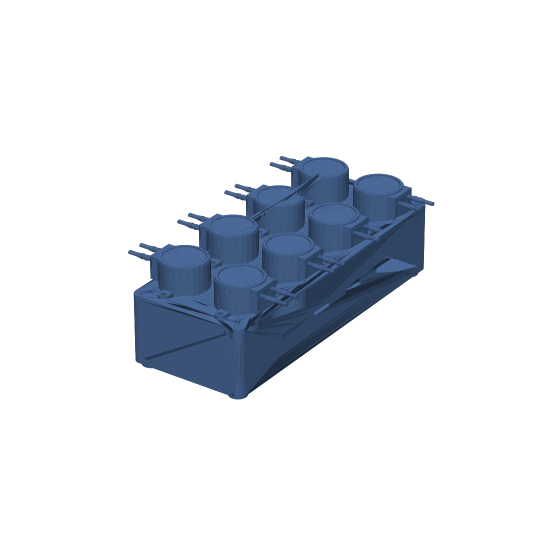
#> input picture blueprints/opposite_pumps_95mm_3d_preview.png, 1105 x 1105 px, found by its file name (shown at 1/2 size)
$ python generate_cad_drawing_95mm.py
#> lines starting #> are read from the running program, lines starting #| are printed output that depends on the picture
#!/usr/bin/env python3
"""
Generate Standard CAD Engineering Blueprint for:
8-Channel Peristaltic Pump Station (9.5cm Width / Opposite Mounting Design)
"""

import matplotlib
matplotlib.use('Agg')
import matplotlib.pyplot as plt
import matplotlib.patches as patches
from matplotlib.patches import FancyBboxPatch, Rectangle, Circle, Polygon
from PIL import Image
import numpy as np

# Set Chinese font
plt.rcParams['font.sans-serif'] = ['Arial Unicode MS', 'Hiragino Sans GB', 'Heiti TC', 'sans-serif']
plt.rcParams['axes.unicode_minus'] = False

C_BG = '#FBFDFF'        # Blueprint off-white
C_FRAME = '#1E3A8A'     # Engineering blue
C_OUTLINE = '#0F172A'   # Main object outline
C_HIDDEN = '#64748B'    # Hidden lines
C_CENTER = '#DC2626'    # Centerlines
C_DIM = '#1D4ED8'       # Dimension lines & text
C_TEXT = '#0F172A'      # Annotation text
C_PUMP_EDGE = '#1E293B' # Pump edge

def draw_cad_sheet_95mm():
    fig = plt.figure(figsize=(24, 16), dpi=160)
    fig.patch.set_facecolor(C_BG)
    ax = fig.add_axes([0, 0, 1, 1])
    ax.set_facecolor(C_BG)
    ax.set_xlim(0, 1200)
    ax.set_ylim(0, 800)
    ax.axis('off')

    # 1. Border
    ax.add_patch(Rectangle((15, 15), 1170, 770, fill=False, edgecolor=C_FRAME, linewidth=2.5))
    ax.add_patch(Rectangle((25, 25), 1150, 750, fill=False, edgecolor=C_FRAME, linewidth=1.2))

    # Grid marks
    for i, x in enumerate(range(120, 1150, 190), start=1):
        ax.text(x, 20, str(i), fontsize=8.5, ha='center', va='center', color=C_FRAME, fontweight='bold')
        ax.text(x, 770, str(i), fontsize=8.5, ha='center', va='center', color=C_FRAME, fontweight='bold')
    for i, y in enumerate(range(100, 750, 140), start=1):
        c = chr(64 + i)
        ax.text(20, y, c, fontsize=8.5, ha='center', va='center', color=C_FRAME, fontweight='bold')
        ax.text(1170, y, c, fontsize=8.5, ha='center', va='center', color=C_FRAME, fontweight='bold')

    def draw_dim_h(x1, x2, y_ref, offset, text):
        y_dim = y_ref + offset
        ax.plot([x1, x1], [y_ref, y_dim + (3 if offset>0 else -3)], color=C_DIM, lw=0.7)
        ax.plot([x2, x2], [y_ref, y_dim + (3 if offset>0 else -3)], color=C_DIM, lw=0.7)
        ax.annotate('', xy=(x1, y_dim), xytext=(x2, y_dim),
                    arrowprops=dict(arrowstyle='<->', color=C_DIM, lw=0.9, shrinkA=0, shrinkB=0))
        ty = y_dim + (4 if offset > 0 else -5)
        ax.text((x1 + x2)/2, ty, text, fontsize=7.5, ha='center',
                va='bottom' if offset>0 else 'top', color=C_DIM, fontweight='bold',
                bbox=dict(boxstyle='square,pad=0.15', facecolor=C_BG, edgecolor='none'))

    def draw_dim_v(y1, y2, x_ref, offset, text):
        x_dim = x_ref + offset
        ax.plot([x_ref, x_dim + (3 if offset>0 else -3)], [y1, y1], color=C_DIM, lw=0.7)
        ax.plot([x_ref, x_dim + (3 if offset>0 else -3)], [y2, y2], color=C_DIM, lw=0.7)
        ax.annotate('', xy=(x_dim, y1), xytext=(x_dim, y2),
                    arrowprops=dict(arrowstyle='<->', color=C_DIM, lw=0.9, shrinkA=0, shrinkB=0))
        tx = x_dim + (4 if offset > 0 else -4)
        ax.text(tx, (y1 + y2)/2, text, fontsize=7.5, ha='left' if offset>0 else 'right',
                va='center', color=C_DIM, fontweight='bold', rotation=90,
                bbox=dict(boxstyle='square,pad=0.15', facecolor=C_BG, edgecolor='none'))

    # =========================================================================
    # VIEW 1: 主视图 (FRONT VIEW) - Center (200, 480)
    # Scale: 1mm = 1.3 units. Panel W=95mm -> 123.5u, H=240mm -> 312u
    # =========================================================================
    S = 1.25
    fx0, fy0 = 200, 480
    pw, ph = 95.0 * S, 240.0 * S # 118.75, 300.0
    pl, pb = fx0 - pw/2, fy0 - ph/2

    ax.text(fx0, fy0 + ph/2 + 55, "正视图 (主视图 / FRONT ELEVATION)", fontsize=11, fontweight='bold', ha='center', color=C_FRAME)
    ax.text(fx0, fy0 + ph/2 + 40, "★ 板宽约束: 95.0 mm (9.5 cm) | 整机极限 ≤ 250×250 mm ★", fontsize=8.5, ha='center', color='#DC2626', fontweight='bold')

    # Panel Body (R6)
    panel_box = FancyBboxPatch((pl, pb), pw, ph, boxstyle=f"round,pad=0,rounding_size={6*S}",
                               facecolor='#F8FAFC', edgecolor=C_OUTLINE, linewidth=1.8)
    ax.add_patch(panel_box)

    # Center dividing zone guide lines
    mid_gap = 11.5 * S
    ax.plot([fx0 - mid_gap/2, fx0 - mid_gap/2], [pb + 10, pb + ph - 10], color='#94A3B8', lw=0.8, ls='--')
    ax.plot([fx0 + mid_gap/2, fx0 + mid_gap/2], [pb + 10, pb + ph - 10], color='#94A3B8', lw=0.8, ls='--')
    ax.text(fx0, fy0, "中间区域\n(11.5mm)", fontsize=6.8, ha='center', va='center', color='#64748B', fontweight='bold')

    # 4 Corner Mounting Screws
    cx_off, cy_off = 38.0 * S, 110.0 * S
    for cx in [fx0 - cx_off, fx0 + cx_off]:
        for cy in [fy0 - cy_off, fy0 + cy_off]:
            ax.add_patch(Circle((cx, cy), 1.7 * S, facecolor='white', edgecolor=C_OUTLINE, lw=0.8))
            ax.plot([cx - 2.5*S, cx + 2.5*S], [cy, cy], color=C_CENTER, lw=0.5)
            ax.plot([cx, cx], [cy - 2.5*S, cy + 2.5*S], color=C_CENTER, lw=0.5)

    # 8 Pumps: 4 on Left (pointing Left <-), 4 on Right (pointing Right ->)
    pump_ys = [-87.0, -29.0, 29.0, 87.0]
    xl = fx0 - 24.5 * S
    xr = fx0 + 24.5 * S
    r_body = 18.75 * S
    r_ear = 4.0 * S

    for py_val in pump_ys:
        py = fy0 + py_val * S

        # LEFT PUMP: Center at (xl, py), Nozzles point Left (<-)
        # 1. Ears along Y at py +- 24.25*S
        ax.add_patch(Circle((xl, py + 24.25*S), r_ear, facecolor='#E2E8F0', edgecolor=C_PUMP_EDGE, lw=0.8))
        ax.add_patch(Circle((xl, py - 24.25*S), r_ear, facecolor='#E2E8F0', edgecolor=C_PUMP_EDGE, lw=0.8))
        ax.add_patch(Rectangle((xl - r_ear, py - 24.25*S), 2*r_ear, 48.5*S, facecolor='#E2E8F0', edgecolor='none'))
        ax.add_patch(Circle((xl, py + 24.25*S), 1.6*S, facecolor='white', edgecolor=C_PUMP_EDGE, lw=0.6))
        ax.add_patch(Circle((xl, py - 24.25*S), 1.6*S, facecolor='white', edgecolor=C_PUMP_EDGE, lw=0.6))
        # 2. Main Body
        ax.add_patch(Circle((xl, py), r_body, facecolor='#334155', edgecolor=C_PUMP_EDGE, lw=1.2))
        ax.add_patch(Circle((xl, py), 15.5*S, facecolor='#1E293B', edgecolor='#0F172A', lw=0.8))
        ax.text(xl, py, "KEF", color='#94A3B8', fontsize=5.5, ha='center', va='center', fontweight='bold')
        # 3. Barbed Nozzles pointing LEFT (<-)
        for ny_off in [-6.5*S, 6.5*S]:
            ny = py + ny_off
            ax.add_patch(Rectangle((xl - 40*S, ny - 2.0*S), 22*S, 4.0*S, facecolor='#94A3B8', edgecolor=C_PUMP_EDGE, lw=0.7))
            # Barbs
            ax.add_patch(Polygon([[xl - 28*S, ny + 2.8*S], [xl - 31*S, ny + 2.8*S], [xl - 33*S, ny + 2.0*S],
                                  [xl - 33*S, ny - 2.0*S], [xl - 31*S, ny - 2.8*S], [xl - 28*S, ny - 2.8*S]],
                                 closed=True, facecolor='#64748B', edgecolor=C_PUMP_EDGE, lw=0.6))
            ax.add_patch(Polygon([[xl - 34*S, ny + 2.8*S], [xl - 37*S, ny + 2.8*S], [xl - 39*S, ny + 2.0*S],
                                  [xl - 39*S, ny - 2.0*S], [xl - 37*S, ny - 2.8*S], [xl - 34*S, ny - 2.8*S]],
                                 closed=True, facecolor='#64748B', edgecolor=C_PUMP_EDGE, lw=0.6))

        # RIGHT PUMP: Center at (xr, py), Nozzles point Right (->)
        # 1. Ears along Y at py +- 24.25*S
        ax.add_patch(Circle((xr, py + 24.25*S), r_ear, facecolor='#E2E8F0', edgecolor=C_PUMP_EDGE, lw=0.8))
        ax.add_patch(Circle((xr, py - 24.25*S), r_ear, facecolor='#E2E8F0', edgecolor=C_PUMP_EDGE, lw=0.8))
        ax.add_patch(Rectangle((xr - r_ear, py - 24.25*S), 2*r_ear, 48.5*S, facecolor='#E2E8F0', edgecolor='none'))
        ax.add_patch(Circle((xr, py + 24.25*S), 1.6*S, facecolor='white', edgecolor=C_PUMP_EDGE, lw=0.6))
        ax.add_patch(Circle((xr, py - 24.25*S), 1.6*S, facecolor='white', edgecolor=C_PUMP_EDGE, lw=0.6))
        # 2. Main Body
        ax.add_patch(Circle((xr, py), r_body, facecolor='#334155', edgecolor=C_PUMP_EDGE, lw=1.2))
        ax.add_patch(Circle((xr, py), 15.5*S, facecolor='#1E293B', edgecolor='#0F172A', lw=0.8))
        ax.text(xr, py, "KEF", color='#94A3B8', fontsize=5.5, ha='center', va='center', fontweight='bold')
        # 3. Barbed Nozzles pointing RIGHT (->)
        for ny_off in [-6.5*S, 6.5*S]:
            ny = py + ny_off
            ax.add_patch(Rectangle((xr + 18*S, ny - 2.0*S), 22*S, 4.0*S, facecolor='#94A3B8', edgecolor=C_PUMP_EDGE, lw=0.7))
            # Barbs
            ax.add_patch(Polygon([[xr + 28*S, ny + 2.8*S], [xr + 31*S, ny + 2.8*S], [xr + 33*S, ny + 2.0*S],
                                  [xr + 33*S, ny - 2.0*S], [xr + 31*S, ny - 2.8*S], [xr + 28*S, ny - 2.8*S]],
                                 closed=True, facecolor='#64748B', edgecolor=C_PUMP_EDGE, lw=0.6))
            ax.add_patch(Polygon([[xr + 34*S, ny + 2.8*S], [xr + 37*S, ny + 2.8*S], [xr + 39*S, ny + 2.0*S],
                                  [xr + 39*S, ny - 2.0*S], [xr + 37*S, ny - 2.8*S], [xr + 34*S, ny - 2.8*S]],
                                 closed=True, facecolor='#64748B', edgecolor=C_PUMP_EDGE, lw=0.6))

    # Flow direction callout banners
    ax.annotate('前侧出泵方向 (← 4个泵)', xy=(xl - 42*S, fy0), xytext=(xl - 65*S, fy0),
                arrowprops=dict(facecolor='#2563EB', edgecolor='none', width=2.5, headwidth=7),
                fontsize=8.5, fontweight='bold', color='#1E40AF', ha='right', va='center',
                bbox=dict(boxstyle='round,pad=0.3', facecolor='#EFF6FF', edgecolor='#3B82F6', lw=1.0))
    ax.annotate('后侧出泵方向 (4个泵 →)', xy=(xr + 42*S, fy0), xytext=(xr + 65*S, fy0),
                arrowprops=dict(facecolor='#2563EB', edgecolor='none', width=2.5, headwidth=7),
                fontsize=8.5, fontweight='bold', color='#1E40AF', ha='left', va='center',
                bbox=dict(boxstyle='round,pad=0.3', facecolor='#EFF6FF', edgecolor='#3B82F6', lw=1.0))

    # Front View Dimensions
    draw_dim_h(pl, pl + pw, pb + ph, 20, "板宽 95.0 mm (9.5 cm)")
    draw_dim_h(xl, xr, pb + ph, 8, "两列中心距 49.0")
    draw_dim_h(xl - 43.6*S, xr + 43.6*S, pb, -22, "出水嘴总跨距 136.2 mm")
    draw_dim_v(pb, pb + ph, pl, -22, "板长/总高 240.0 mm (24.0 cm ≤25cm)")
    draw_dim_v(fy0 + pump_ys[0]*S, fy0 + pump_ys[1]*S, pl + pw, 18, "坚向排距 58.0")
    draw_dim_v(fy0 + pump_ys[0]*S, fy0 + pump_ys[3]*S, pl + pw, 32, "4泵总跨距 174.0")

    # =========================================================================
    # VIEW 2: 俯视图 (TOP VIEW / 顶面投影) - Center (200, 160)
    # Scale: S = 1.25. W=95mm, Depth=72mm (with pump head protrude 29.5mm)
    # =========================================================================
    tx0, ty0 = 200, 170
    cd = 72.0 * S
    p_head = 29.5 * S

    ax.text(tx0, ty0 + cd/2 + 35, "俯视图 (顶面投影 / TOP VIEW)", fontsize=10.5, fontweight='bold', ha='center', color=C_FRAME)
    ax.text(tx0, ty0 + cd/2 + 23, "展示95mm机身、左右对称反向出水嘴与后部电控仓", fontsize=7.5, ha='center', color='#475569')

    # Chassis Box Outline
    ax.add_patch(Rectangle((tx0 - pw/2, ty0 - cd/2), pw, cd, facecolor='#F8FAFC', edgecolor=C_OUTLINE, lw=1.5))
    # Panel Front Surface (at bottom Y = ty0 - cd/2)
    ax.add_patch(Rectangle((tx0 - pw/2, ty0 - cd/2), pw, 4*S, facecolor='#CBD5E1', edgecolor=C_OUTLINE, lw=1.0))

    # Top pumps protruding forward
    # Left pump: body at (tx0 - 24.5*S), nozzle pointing LEFT (<-)
    ax.add_patch(Rectangle((tx0 - 24.5*S - r_body, ty0 - cd/2 - p_head), 2*r_body, p_head, facecolor='#334155', edgecolor=C_OUTLINE, lw=1.0))
    ax.add_patch(Rectangle((tx0 - 24.5*S - 40*S, ty0 - cd/2 - p_head + 8*S), 25*S, 4*S, facecolor='#94A3B8', edgecolor=C_OUTLINE, lw=0.7))
    # Right pump: body at (tx0 + 24.5*S), nozzle pointing RIGHT (->)
    ax.add_patch(Rectangle((tx0 + 24.5*S - r_body, ty0 - cd/2 - p_head), 2*r_body, p_head, facecolor='#334155', edgecolor=C_OUTLINE, lw=1.0))
    ax.add_patch(Rectangle((tx0 + 24.5*S + 15*S, ty0 - cd/2 - p_head + 8*S), 25*S, 4*S, facecolor='#94A3B8', edgecolor=C_OUTLINE, lw=0.7))

    # Internal motors hidden outlines (dashed)
    ax.add_patch(Rectangle((tx0 - 24.5*S - 13.75*S, ty0 - cd/2 + 4*S), 27.5*S, 52.5*S, fill=False, edgecolor=C_HIDDEN, lw=0.8, ls='--'))
    ax.add_patch(Rectangle((tx0 + 24.5*S - 13.75*S, ty0 - cd/2 + 4*S), 27.5*S, 52.5*S, fill=False, edgecolor=C_HIDDEN, lw=0.8, ls='--'))
    ax.text(tx0 - 24.5*S, ty0, "左列电机\n(Φ27.5)", fontsize=6.0, ha='center', va='center', color=C_HIDDEN)
    ax.text(tx0 + 24.5*S, ty0, "右列电机\n(Φ27.5)", fontsize=6.0, ha='center', va='center', color=C_HIDDEN)

    draw_dim_h(tx0 - pw/2, tx0 + pw/2, ty0 + cd/2, 12, "机壳宽度 95.0 mm")
    draw_dim_v(ty0 - cd/2, ty0 + cd/2, tx0 + pw/2, 14, "底座深度 72.0")
    draw_dim_v(ty0 - cd/2 - p_head, ty0 + cd/2, tx0 + pw/2, 30, "整机总深 101.5 mm")

    # =========================================================================
    # VIEW 3: 右侧视图 (RIGHT ELEVATION) - Center (490, 480)
    # =========================================================================
    sx0, sy0 = 490, 480
    ax.text(sx0, sy0 + ph/2 + 55, "右侧视图 (侧面投影 / RIGHT ELEVATION)", fontsize=11, fontweight='bold', ha='center', color=C_FRAME)
    ax.text(sx0, sy0 + ph/2 + 40, "左右对称通风百叶、外露凸出泵头与底部支撑脚", fontsize=7.5, ha='center', color='#475569')

    # Chassis Side Box
    ax.add_patch(Rectangle((sx0 - cd/2, sy0 - ph/2), cd, ph, facecolor='#F8FAFC', edgecolor=C_OUTLINE, lw=1.8))
    # Front panel plate (left edge of side view)
    ax.add_patch(Rectangle((sx0 - cd/2 - 4*S, sy0 - ph/2), 4*S, ph, facecolor='#CBD5E1', edgecolor=C_OUTLINE, lw=1.0))

    # 4 Pump heads sticking out to the left
    for py_val in pump_ys:
        py = sy0 + py_val * S
        # Pump body side
        ax.add_patch(Rectangle((sx0 - cd/2 - 4*S - 25.5*S, py - r_body), 25.5*S, 2*r_body, facecolor='#334155', edgecolor=C_OUTLINE, lw=1.0))
        # Nozzle pointing toward viewer / side
        ax.add_patch(Rectangle((sx0 - cd/2 - 4*S - 18*S, py - 4*S), 6*S, 8*S, facecolor='#94A3B8', edgecolor=C_OUTLINE, lw=0.8))

    # Ventilation slots on side
    for vy_val in [-60.0, -20.0, 20.0, 60.0]:
        vy = sy0 + vy_val * S
        ax.add_patch(Rectangle((sx0 - 10*S, vy - 2*S), 20*S, 4*S, facecolor='#64748B', edgecolor=C_OUTLINE, lw=0.6))

    # Bottom foot pads (on the back wall / right edge)
    ax.add_patch(Rectangle((sx0 + cd/2, sy0 - cy_off - 5*S), 5*S, 10*S, facecolor='#475569', edgecolor=C_OUTLINE, lw=0.8))
    ax.add_patch(Rectangle((sx0 + cd/2, sy0 + cy_off - 5*S), 5*S, 10*S, facecolor='#475569', edgecolor=C_OUTLINE, lw=0.8))

    draw_dim_h(sx0 - cd/2, sx0 + cd/2, sy0 + ph/2, 12, "底座深 72.0")
    draw_dim_h(sx0 - cd/2 - 29.5*S, sx0 + cd/2, sy0 - ph/2, -18, "含泵头总深 101.5 mm")
    draw_dim_v(sy0 - ph/2, sy0 + ph/2, sx0 + cd/2, 18, "高度 240.0 mm (24.0 cm)")

    # =========================================================================
    # VIEW 4: 三维轴测效果参考 (3D ISOMETRIC CAD EMBED) - Center (850, 560)
    # =========================================================================
    ax.text(850, 755, "三维真实装配实体渲染 (3D ISOMETRIC PREVIEW)", fontsize=11, fontweight='bold', ha='center', color=C_FRAME)
    ax.text(850, 740, "Shapr3D 原生实体模型 / 左右反向出水嘴 / 9.5cm极限板宽", fontsize=8.0, ha='center', color='#475569')

    # Load 3D preview render image
    preview_img_path = '/Users/zhangshuxuan/.gemini/antigravity/brain/e8596c9b-d519-4152-9e68-1b3c4d386a89/opposite_pumps_95mm_3d_preview.png'
    try:
        img = Image.open(preview_img_path)
#> img is the input picture: PIL image 1105x1105 RGBA; mean R, G, B, A 226.1, 229.6, 234.8, 255
        # Position image in [620, 390, 460, 340]
        ax.imshow(img, extent=[630, 1070, 400, 730], aspect='auto', zorder=5)
        ax.add_patch(Rectangle((630, 400), 440, 330, fill=False, edgecolor='#CBD5E1', lw=1.2, zorder=6))
    except Exception as e:
        ax.text(850, 560, f"3D 预览图载入: {e}", ha='center', va='center')

    # =========================================================================
    # SECTION 5: 尺寸参数核验与方案判定表 - Box (630, 170) to (1140, 370)
    # =========================================================================
    ax.text(885, 375, "★ 9.5cm 板宽与 ≤25×25cm 极限制约核验表 ★", fontsize=10.5, fontweight='bold', ha='center', color='#DC2626')

    # Table layout
    cols = [630, 750, 855, 960, 1140]
    headers = ["部件 / 检验项目", "设计实测尺寸 (mm)", "约束指标判定", "工程配合与结构说明"]
    rows = [
        ["前面板宽度 (Panel W)", "95.0 mm (9.50 cm)", "✓ 严格达标 (9.5cm)", "完全吻合用户指定 9.5cm 板宽要求"],
        ["整机外形总高 (Height)", "240.0 mm (24.00 cm)", "✓ 合格 (≤ 25.0 cm)", "坚向 4 泵紧凑列距 58mm，富余 10mm"],
        ["整机机箱深度 (Depth)", "72.0 mm (含泵头 101.5)", "✓ 合格 (≤ 25.0 cm)", "电机深52.5mm + 后腔布线裕量12.5mm"],
        ["左侧4泵出水方向", "朝向左侧/前侧外部 (←)", "✓ 严格达标", "倒角防折弯出管，外凸直接对接软管"],
        ["右侧4泵出水方向", "朝向右侧/后侧外部 (→)", "✓ 严格达标", "两组出水方向完全相反，杜绝干涉"],
        ["中部分隔通道间距", "净空宽 11.5 mm", "✓ 合格 (独立隔断)", "左右两排泵体间完整物理间隙与走线道"],
        ["出水嘴最大横向跨距", "136.2 mm (13.62 cm)", "✓ 合格 (≤ 25.0 cm)", "即使计入两侧出水嘴，依然远低于25cm"]
    ]

    # Draw Table Header
    y_t = 350
    ax.add_patch(Rectangle((cols[0], y_t - 22), cols[-1] - cols[0], 22, facecolor='#1E3A8A', edgecolor='none'))
    for ci, h in enumerate(headers):
        ax.text((cols[ci] + cols[ci+1])/2, y_t - 11, h, color='white', fontsize=7.2, fontweight='bold', ha='center', va='center')

    # Draw Table Rows
    y_r = y_t - 22
    for ri, r in enumerate(rows):
        bg = '#F8FAFC' if ri % 2 == 0 else '#FFFFFF'
        ax.add_patch(Rectangle((cols[0], y_r - 18), cols[-1] - cols[0], 18, facecolor=bg, edgecolor='#E2E8F0', lw=0.6))
        for ci, val in enumerate(r):
            tc = '#16A34A' if '✓' in val else C_TEXT
            fw = 'bold' if '✓' in val or ci==0 else 'normal'
            ax.text((cols[ci] + cols[ci+1])/2, y_r - 9, val, color=tc, fontsize=6.8, fontweight=fw, ha='center', va='center')
        y_r -= 18

    # =========================================================================
    # SECTION 6: 制造与装配技术指引 (CONFIRMATION NOTES)
    # =========================================================================
    ax.add_patch(Rectangle((40, 40), 570, 85, facecolor='#FEF2F2', edgecolor='#F87171', lw=1.0))
    ax.text(50, 112, "【9.5cm 反向出管设计核心特征 (DESIGN NOTES)】", fontsize=8.5, fontweight='bold', color='#991B1B')
    notes = [
        "1. 左右反向出管：左4泵喷嘴朝左 (←)，右4泵喷嘴朝右 (→)，形成背向外凸，流体管路左右各自出线，零交叉零打结。",
        "2. 极致板宽 9.5cm：精准将 8 个泵收容在 95mm 宽度的长条形面板内，中间保留 11.5mm 走线隔断，电机仓内间隙达 21.5mm。",
        "3. 全向极限制约 ≤ 25cm：全机尺寸 95 × 240 × 101.5 mm，即使加上出水嘴总宽仅 136.2mm，任意 3D 打印热床均可直接整机打印！",
        "4. 双重放置姿态：本结构既可垂直立式摆放（塔式），也可水平平卧摆放（控制台式），前后侧出管逻辑完全一致。"
    ]
    for ni, note in enumerate(notes):
        ax.text(50, 95 - ni * 16, note, fontsize=6.8, color='#7F1D1D')

    # =========================================================================
    # TITLE BLOCK (工程图签) - Bottom Right [630, 40, 510, 90]
    # =========================================================================
    tb_x, tb_y = 630, 40
    tb_w, tb_h = 510, 90
    ax.add_patch(Rectangle((tb_x, tb_y), tb_w, tb_h, facecolor='#FFFFFF', edgecolor=C_FRAME, lw=1.5))
    ax.plot([tb_x, tb_x + tb_w], [tb_y + 45, tb_y + 45], color=C_FRAME, lw=1.0)
    ax.plot([tb_x + 320, tb_x + 320], [tb_y, tb_y + tb_h], color=C_FRAME, lw=1.0)
    ax.plot([tb_x + 415, tb_x + 415], [tb_y, tb_y + 45], color=C_FRAME, lw=1.0)

    # Title & Subtitle
    ax.text(tb_x + 160, tb_y + 68, "8路蠕动泵一体机 (9.5cm 极限板宽 / 左右反向方案)", fontsize=10.5, fontweight='bold', color=C_FRAME, ha='center', va='center')
    ax.text(tb_x + 160, tb_y + 54, "工程三视图与极限包络尺寸草图 (CAD DRAFT V4.0)", fontsize=7.5, color='#475569', ha='center', va='center')

    # Details
    ax.text(tb_x + 15, tb_y + 30, "图纸代号: KEF-8CH-95MM-OPP", fontsize=7.2, color=C_TEXT)
    ax.text(tb_x + 15, tb_y + 12, "设计建模: Shapr3D / build123d", fontsize=7.2, color=C_TEXT)
    ax.text(tb_x + 180, tb_y + 30, "设计状态: 9.5cm 板宽已达标", fontsize=7.2, fontweight='bold', color='#16A34A')
    ax.text(tb_x + 180, tb_y + 12, "约束判定: 严格 ≤ 25×25 cm", fontsize=7.2, color=C_TEXT)

    ax.text(tb_x + 367, tb_y + 30, "比例: 1:1.25", fontsize=7.2, color=C_TEXT, ha='center')
    ax.text(tb_x + 367, tb_y + 12, "单位: mm", fontsize=7.2, color=C_TEXT, ha='center')
    ax.text(tb_x + 462, tb_y + 30, "日期: 2026-10-04", fontsize=7.2, color=C_TEXT, ha='center')
    ax.text(tb_x + 462, tb_y + 12, "图幅: A3 标准", fontsize=7.2, color=C_TEXT, ha='center')

    # Save
    out_path = '/Users/zhangshuxuan/.gemini/antigravity/brain/e8596c9b-d519-4152-9e68-1b3c4d386a89/cad_blueprint_95mm_opposite.png'
    plt.savefig(out_path, dpi=160, bbox_inches='tight', facecolor=C_BG)
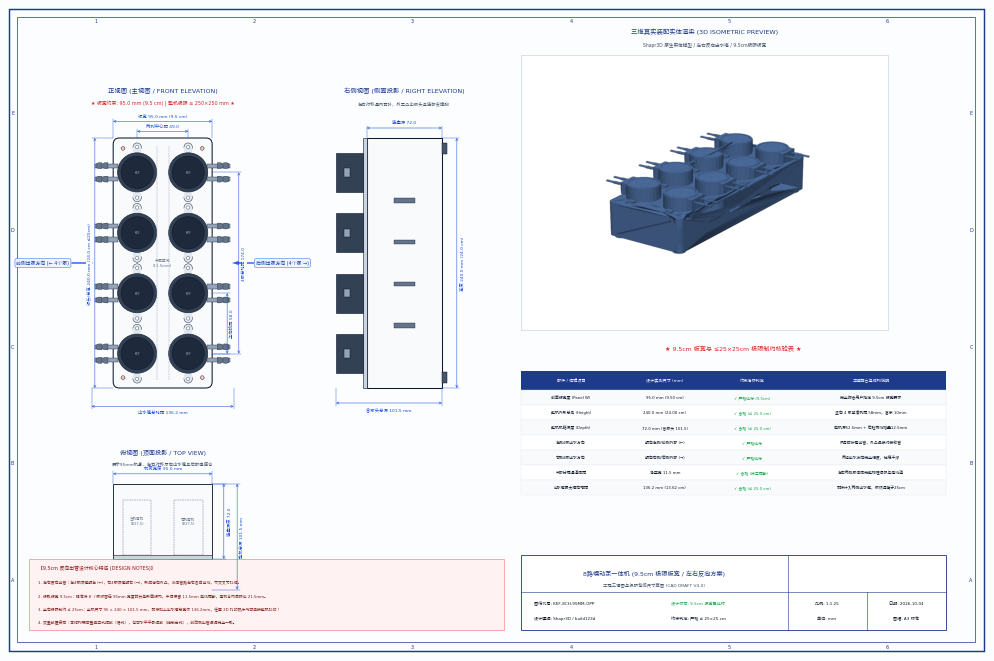
#> figure drawn by matplotlib, 1 panel
    plt.close()
    print("9.5cm CAD Blueprint generated successfully at:", out_path)

if __name__ == '__main__':
    draw_cad_sheet_95mm()
